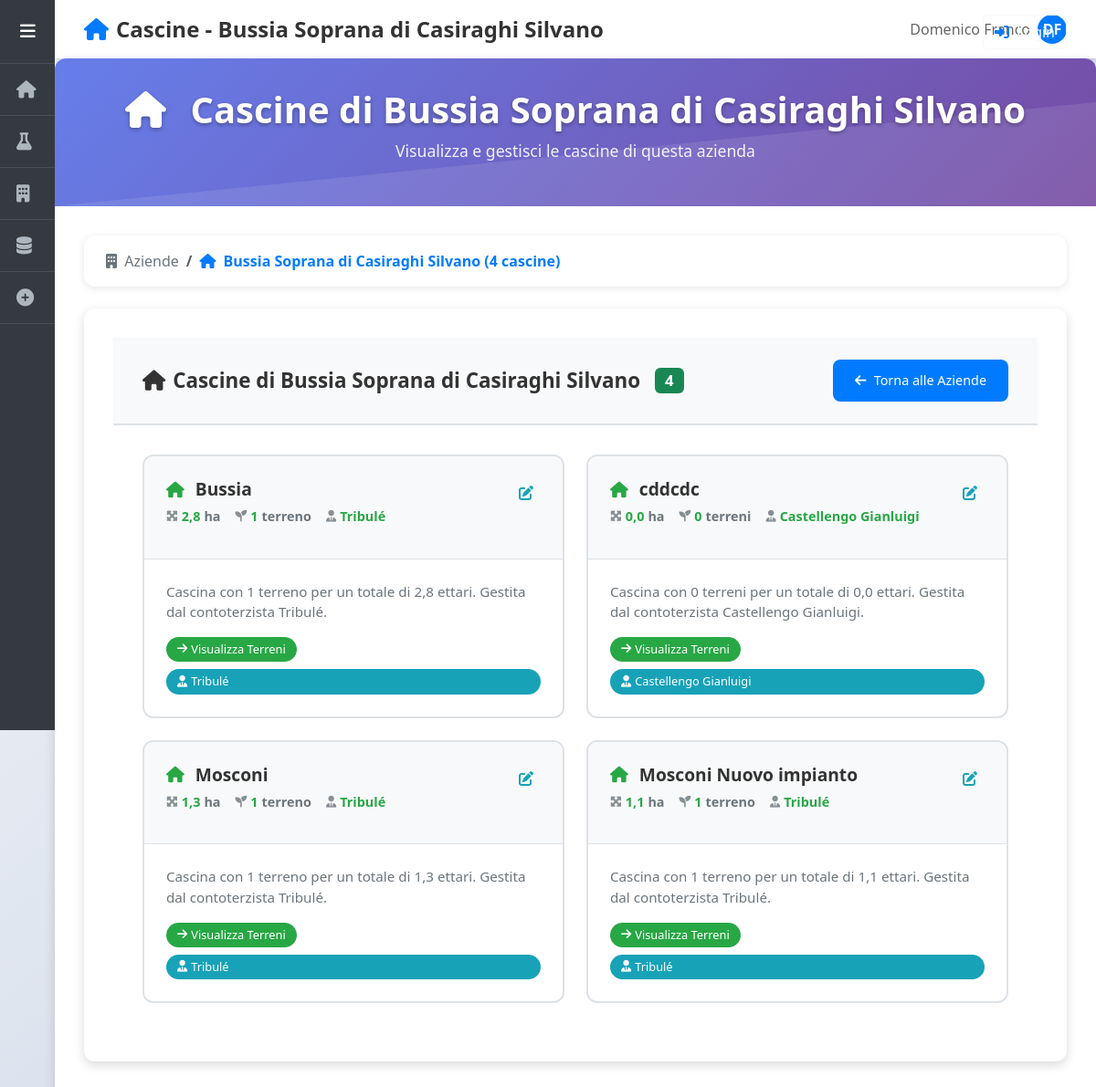
Screenshot of /aziende/201/cascine/ with the database file from the repository.
### domenico/models.py (models this page shows, shortened)
class Cliente(models.Model):
    nome = models.CharField(max_length=200)
    creato_il = models.DateTimeField(auto_now_add=True)

class Contoterzista(models.Model):
    nome = models.CharField(max_length=200)
    email = models.EmailField(blank=True)
    class Meta:
        verbose_name = "Contoterzista"
        verbose_name_plural = "Contoterzisti"

class Cascina(models.Model):
    nome = models.CharField(max_length=200)
    cliente = models.ForeignKey(Cliente, on_delete=models.CASCADE, related_name='cascine')
    contoterzista = models.ForeignKey(
        Contoterzista,
        on_delete=models.SET_NULL,
        null=True,
        blank=True,
        related_name='cascine',
        help_text="Contoterzista responsabile per questa cascina (opzionale)"
    )

### domenico/views.py (the view)
# urls.py: path('aziende/<int:cliente_id>/cascine/', views.aziende_cascine, name='aziende_cascine'),
def aziende_cascine(request, cliente_id):
    from django.db.models import Sum, Count, Q
    from django.db.models.functions import Lower
    search_query = request.GET.get('search', '').strip()
    cliente = get_object_or_404(Cliente, id=cliente_id)
    cascine = cliente.cascine.prefetch_related(
        'terreni', 'contoterzista'
    ).annotate(
        superficie_totale=Sum('terreni__superficie')
    )
    if search_query:
        cascine = cascine.filter(
            nome__icontains=search_query
        )
    cascine = cascine.order_by(Lower('nome'))
    cascine_data = []
    for cascina in cascine:
        cascina_dict = {
            'id': cascina.id,
            'nome': cascina.nome,
            'superficie_totale': cascina.superficie_totale or 0,
            'terreni_count': cascina.terreni.count(),
            'contoterzista': cascina.contoterzista,
            'terreni': list(cascina.terreni.all().order_by(Lower('nome')))
        }
        cascine_data.append(cascina_dict)
    context = {
        'cliente': cliente,
        'cascine_data': cascine_data,
        'search_query': search_query,
        'total_count': len(cascine_data),
        'breadcrumb_level': 'cascine'
    }
    return render(request, 'aziende_cascine.html', context)

### domenico/templates/aziende_cascine.html (shortened to what this page needs)
{% extends 'base.html' %}
{% load aziende_extras %}
{% block page_title %}Cascine - {{ cliente.nome }}{% endblock %}
{% block page_icon %}<i class="fas fa-home"></i>{% endblock %}
{% block content %}
<div class="page-header">
    <div class="page-header-content">
        <h1>
            <i class="fas fa-home me-3"></i>
            Cascine di {{ cliente.nome }}
        </h1>
        <p>Visualizza e gestisci le cascine di questa azienda</p>
    </div>
</div>
<div class="breadcrumb-container">
    <nav aria-label="breadcrumb">
        <ol class="breadcrumb">
            <li class="breadcrumb-item">
                <a href="{% url 'aziende' %}">
                    <i class="fas fa-building me-1"></i>
                    Aziende
                </a>
            </li>
            <li class="breadcrumb-item active">
                <i class="fas fa-home me-1"></i>
                {{ cliente.nome }} ({{ cascine_data|length }} cascin{{ cascine_data|length|pluralize:"a,e" }})
            </li>
        </ol>
    </nav>
</div>
<div class="content-area">
    <div class="content-header">
        <h2 class="content-title">
            <i class="fas fa-home"></i>
            Cascine di {{ cliente.nome }}
            <span class="badge bg-success ms-2">{{ cascine_data|length }}</span>
        </h2>
        <a href="{% url 'aziende' %}" class="back-button">
            <i class="fas fa-arrow-left"></i>
            Torna alle Aziende
        </a>
    </div>
    <div class="items-grid">
        {% for cascina in cascine_data %}
        <div class="item-card clickable" onclick="navigateToTerreni({{ cascina.id }}, '{{ cascina.nome|escapejs }}')">
            <div class="item-header">
                <div class="item-title">
                    <div class="item-title-content">
                        <div class="item-title-text">
                            <i class="fas fa-home item-icon"></i>
                            <span>{{ cascina.nome }}</span>
                        </div>
                        <div class="item-stats">
                            <div class="stat-item">
                                <i class="fas fa-expand-arrows-alt stat-icon"></i>
                                <span class="stat-value">{{ cascina.superficie_totale|floatformat:1 }}</span> ha
                            </div>
                            <div class="stat-item">
                                <i class="fas fa-seedling stat-icon"></i>
                                <span class="stat-value">{{ cascina.terreni_count }}</span> terren{{ cascina.terreni_count|pluralize:"o,i" }}
                            </div>
                            {% if cascina.contoterzista %}
                            <div class="stat-item">
                                <i class="fas fa-user-tie stat-icon"></i>
                                <span class="stat-value">{{ cascina.contoterzista.nome }}</span>
                            </div>
                            {% endif %}
                        </div>
                    </div>
                    <i class="fas fa-edit edit-icon" onclick="editItem(event, {{ cascina.id }}, 'cascina', '{{ cascina.nome|escapejs }}')" title="Modifica cascina"></i>
                </div>
            </div>
            <div class="item-content">
                <div class="item-description">
                    Cascina con {{ cascina.terreni_count }} terren{{ cascina.terreni_count|pluralize:"o,i" }} per un totale di {{ cascina.superficie_totale|floatformat:1 }} ettari.
                    {% if cascina.contoterzista %}
                        Gestita dal contoterzista {{ cascina.contoterzista.nome }}.
                    {% else %}
                        Nessun contoterzista assegnato.
                    {% endif %}
                </div>
                <div class="item-badge">
                    <i class="fas fa-arrow-right"></i>
                    Visualizza Terreni
                </div>
                {% if cascina.contoterzista %}
                <div class="contoterzista-badge">
                    <i class="fas fa-user-tie"></i>
                    {{ cascina.contoterzista.nome }}
                </div>
                {% endif %}
            </div>
        </div>
        {% empty %}
        <div class="empty-state">
            <i class="fas fa-home"></i>
            <h4>Nessuna Cascina Trovata</h4>
            <p>L'azienda "{{ cliente.nome }}" non ha ancora cascine associate.</p>
        </div>
        {% endfor %}
    </div>
</div>
{% endblock %}

### domenico/templates/base.html (style rules this page uses)
:root { --sidebar-width: 60px; --sidebar-expanded-width: 200px; --sidebar-bg: #343a40; --sidebar-hover: #495057; --primary-color: #007bff; }
body { background-color: #f8f9fa; font-family: 'Segoe UI', Tahoma, Geneva, Verdana, sans-serif; }
.page-title i { margin-right: 0.5rem; color: var(--primary-color); }
.content-area { padding: 2rem; }

### rows the page displays
Cliente: nome "Bussia Soprana di Casiraghi Silvano"
Contoterzista: nome "Bussia", superficie_totale "2,8", terreni_count "1", contoterzista.nome "Tribulé", nome "Mosconi", superficie_totale "1,3", nome "Mosconi Nuovo impianto", superficie_totale "1,1"
Contoterzista: nome "cddcdc", superficie_totale "0,0", terreni_count "0", contoterzista.nome "Castellengo Gianluigi"

### other values shown
{{ cascine_data|length }} "4"
